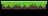

A 2D game scene composited from a Tiled map and its tileset images. What follows is a short description and the map's XML, with each tile layer's data collapsed to a summary:
An orthogonal 3x1 tile map with 16x16 px tiles, 1 tile layer (Camada de Tiles 1).

<map version="1.0" tiledversion="1.1.5" orientation="orthogonal" renderorder="right-down" width="3" height="1" tilewidth="16" tileheight="16" infinite="0" nextobjectid="1">
 <tileset firstgid="1" source="JogoSus.tsx" />
 <layer name="Camada de Tiles 1" width="3" height="1">
  <data>[3 cells, 3 non-empty, 3 distinct tile ids]</data>
 </layer>
</map>
